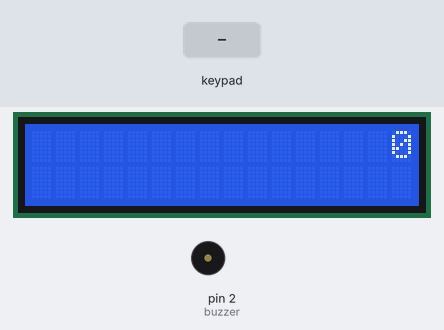
A sketch run on a simulated Arduino Uno, built with avr-gcc and run on an emulated ATmega328P. Parts: 16×2 character LCD, buzzer (waves = sounding, pin HIGH). The inputs (shaded band) are chosen by the test bench. What the sketch prints to the serial monitor is not drawn.

Above: at 1.2 s.
1.3 s: keypad keys 1 3 1 2 1 1 * pressed 0.4 s apart
At 5.1 s:
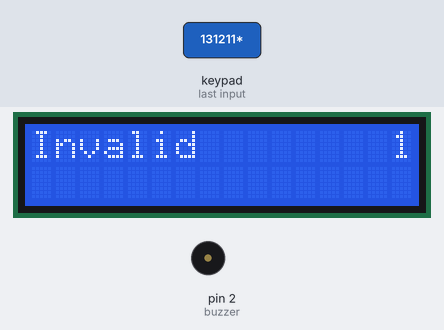
5.6 s: keypad keys 0 3 2 1 * pressed 0.4 s apart
At 7.8 s:
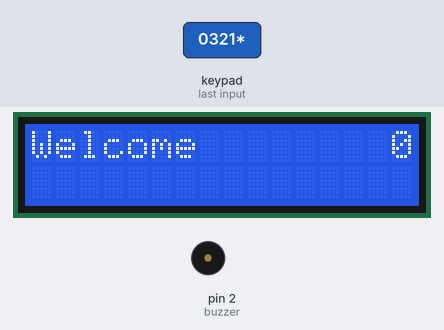
9.1 s: key '1' pressed
At 10.3 s:
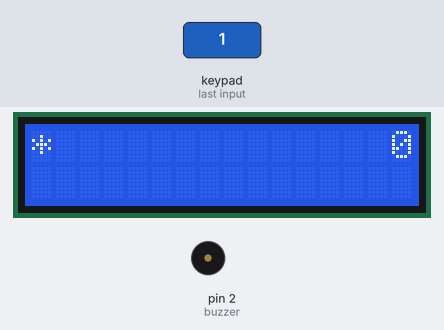
10.6 s: keypad keys 1 3 1 2 1 1 pressed 0.4 s apart
At 13.2 s:
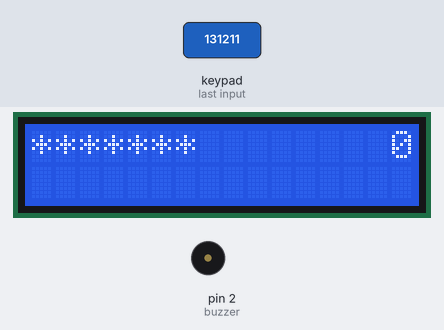
14.5 s: key '2' pressed
At 15.6 s:
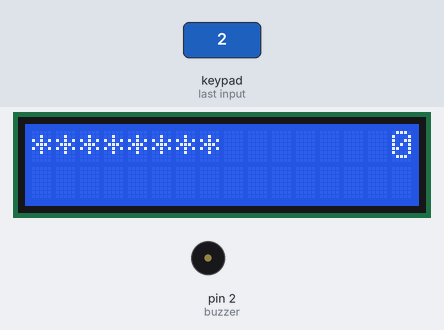
16.0 s: keypad keys 1 3 1 2 1 1 # pressed 0.4 s apart
At 16.61 s:
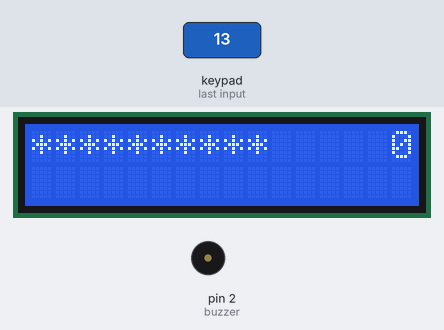
Timing chart, 0 to 19.0 s (numbered marks = the images above; inputs shaded):
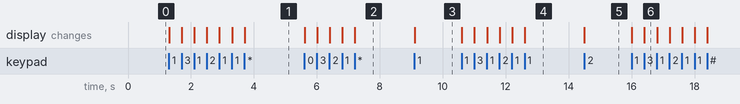

Measured:
- after the input at 1.3 s, the display: first changes at once (image 1 shows a later state)
- after the input at 5.6 s, the display: first changes at once (image 2 shows a later state)
- after the input at 9.1 s, the display: changes at once (image 3)
- after the input at 10.6 s, the display: first changes at once (image 4 shows a later state)
- after the input at 14.5 s, the display: changes at once (image 5)
- after the input at 16.0 s, the display: first changes at once (image 6 shows a later state)

The sketch:

Password_match.ino
```cpp
#include<LiquidCrystal.h>
#include<Keypad.h>
LiquidCrystal lcd(A0, A1, A2, A3, A4, A5);

const byte ROWS = 4; //four rows
const byte COLS = 3; //four columns
//define the cymbols on the buttons of the keypads
char hexaKeys[ROWS][COLS] = {
  {'1', '2', '3'},
  {'4', '5', '6'},
  {'7', '8', '9'},
  {'*', '0', '#'}
};
byte rowPins[ROWS] = {10, 9, 8, 7}; //connect to the row pinouts of the keypad
byte colPins[COLS] = {13, 12, 11}; //connect to the column pinouts of the keypad

//initialize an instance of class NewKeypad
Keypad customKeypad = Keypad( makeKeymap(hexaKeys), rowPins, colPins, ROWS, COLS);
const byte buzzer = 2;
void setup() {
  lcd.begin(16, 2);
  pinMode(buzzer, OUTPUT);
  Serial.begin(9600);
}
String myPass = "0321";
String localPass = "";
int attempts = 0;
void loop() {
  char key = customKeypad.getKey();
  if (attempts < 4) {
    if (key) {
      if (key >= 48 && key <= 57) { //0-9
        localPass += (String)key;
        lcd.clear();
        for (int i = 0; i < localPass.length(); i++)
          lcd.print('*');
        Serial.println(localPass);
      } else if (key == '*') {
        lcd.clear();
        if (localPass == myPass) {
          lcd.print("Welcome");
          attempts = 0;
        } else {
          lcd.print("Invalid");
          attempts ++;
        }
        localPass = "";
      } else if (key == '#') {
        localPass = "";
        lcd.clear();
      }
    }
    lcd.setCursor(15,0);
    lcd.print(attempts);
  }else{
    lcd.setCursor(0, 0);
    lcd.print("You are blocked ");
  }
  if (attempts == 3) {
    digitalWrite(buzzer, 1);
    delay(500);
    digitalWrite(buzzer, 0);
    attempts = 4;
  }
}
```
